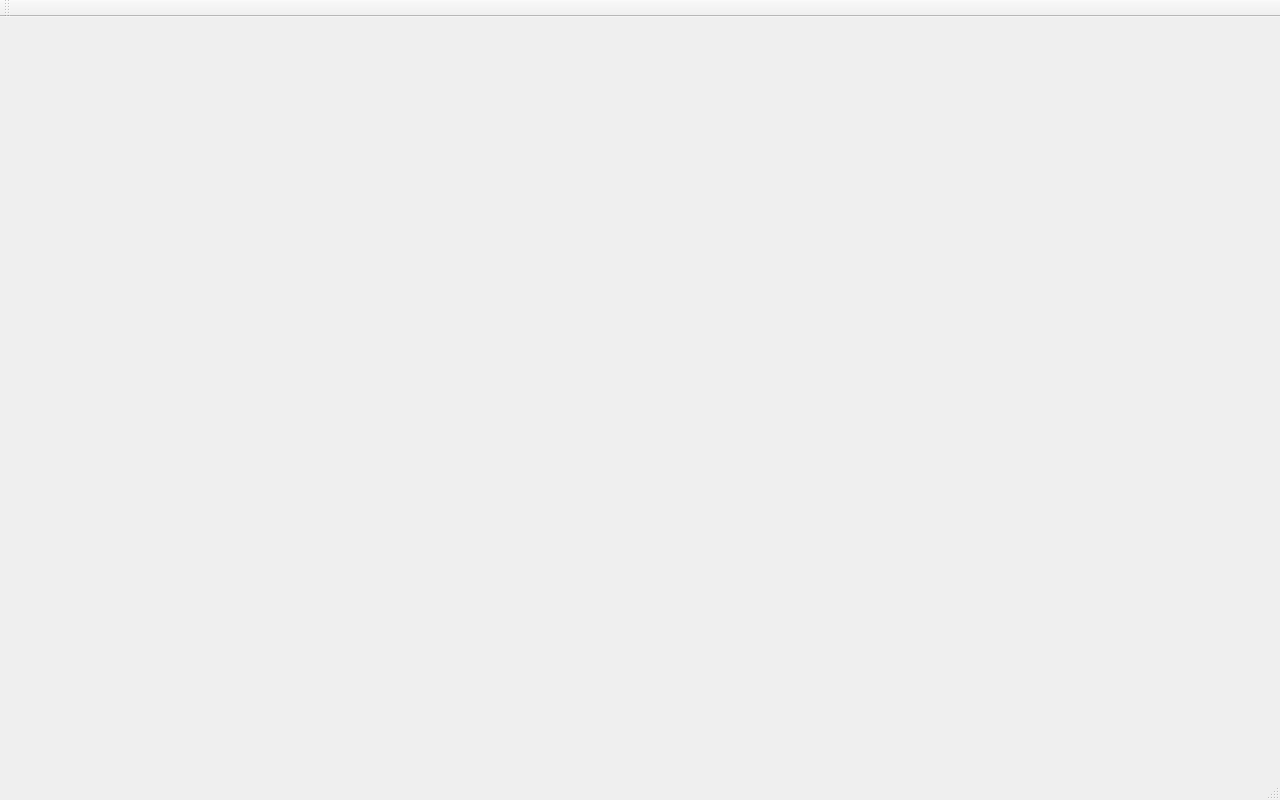
<?xml version="1.0" encoding="UTF-8"?>
<ui version="4.0">
 <class>GKrellM</class>
 <widget class="QMainWindow" name="GKrellM">
  <property name="geometry">
   <rect>
    <x>0</x>
    <y>0</y>
    <width>1280</width>
    <height>800</height>
   </rect>
  </property>
  <property name="sizePolicy">
   <sizepolicy hsizetype="Fixed" vsizetype="Fixed">
    <horstretch>0</horstretch>
    <verstretch>0</verstretch>
   </sizepolicy>
  </property>
  <property name="minimumSize">
   <size>
    <width>1280</width>
    <height>800</height>
   </size>
  </property>
  <property name="maximumSize">
   <size>
    <width>1280</width>
    <height>800</height>
   </size>
  </property>
  <property name="windowTitle">
   <string>GKrellM</string>
  </property>
  <widget class="QWidget" name="centralWidget"/>
  <widget class="QMenuBar" name="menuBar">
   <property name="geometry">
    <rect>
     <x>0</x>
     <y>0</y>
     <width>1280</width>
     <height>22</height>
    </rect>
   </property>
  </widget>
  <widget class="QToolBar" name="mainToolBar">
   <attribute name="toolBarArea">
    <enum>TopToolBarArea</enum>
   </attribute>
   <attribute name="toolBarBreak">
    <bool>false</bool>
   </attribute>
  </widget>
  <widget class="QStatusBar" name="statusBar"/>
 </widget>
 <layoutdefault spacing="6" margin="11"/>
 <resources/>
 <connections/>
</ui>
